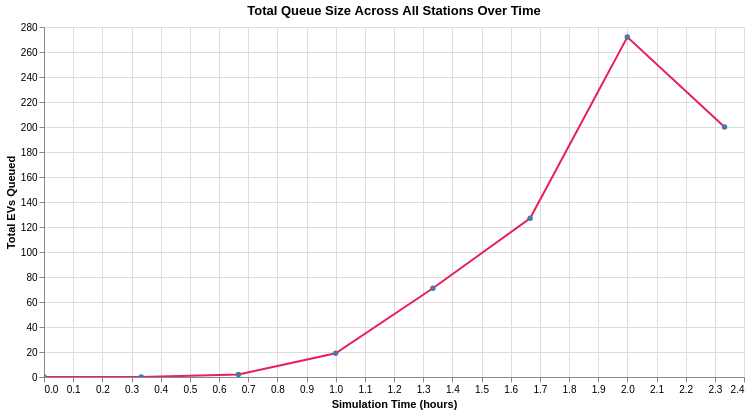

Source (notebook cell):
### Markdown cell above
## Queue Size

### Code cell
# Total queue size across all stations over sim time
queue_time = (
    stations
    .group_by('SimHour')
    .agg(pl.col('TotalQueueSize').sum().alias('TotalQueued'))
    .sort('SimHour')
    .to_pandas()
)

alt.Chart(queue_time).mark_line(point=True, color='#e91e63', strokeWidth=2).encode(
    x=alt.X('SimHour:Q', title='Simulation Time (hours)'),
    y=alt.Y('TotalQueued:Q', title='Total EVs Queued'),
    tooltip=[
        alt.Tooltip('SimHour:Q', title='Hour'),
        alt.Tooltip('TotalQueued:Q', title='EVs Queued'),
    ]
).properties(
    title='Total Queue Size Across All Stations Over Time',
    width=700, height=350
).interactive()

### Figure 1 — Vega specification as saved in the notebook (floating-point values rounded to 4 significant figures)
{"$schema": "https://vega.github.io/schema/vega/v6.json", "data": [{"name": "param_1e9efca18e7a2868_store"}, {"name": "source_0", "values": [{"SimHour": 0.0, "TotalQueued": 0}, {"SimHour": 0.3333, "TotalQueued": 0}, {"SimHour": 0.6667, "TotalQueued": 2}, {"SimHour": 1.0, "TotalQueued": 19}, {"SimHour": 1.333, "TotalQueued": 71}, {"SimHour": 1.667, "TotalQueued": 127}, {"SimHour": 2.0, "TotalQueued": 272}, {"SimHour": 2.333, "TotalQueued": 200}]}, {"name": "data_0", "values": [{"SimHour": 0.0, "TotalQueued": 0}, {"SimHour": 0.3333, "TotalQueued": 0}, {"SimHour": 0.6667, "TotalQueued": 2}, {"SimHour": 1.0, "TotalQueued": 19}, {"SimHour": 1.333, "TotalQueued": 71}, {"SimHour": 1.667, "TotalQueued": 127}, {"SimHour": 2.0, "TotalQueued": 272}, {"SimHour": 2.333, "TotalQueued": 200}]}], "signals": [{"name": "unit", "value": {}, "on": [{"events": "pointermove", "update": "isTuple(group()) ? group() : unit"}]}, {"name": "param_1e9efca18e7a2868", "update": "vlSelectionResolve(\"param_1e9efca18e7a2868_store\", \"union\")"}, {"name": "param_1e9efca18e7a2868_SimHour", "on": [{"events": [{"source": "view", "type": "dblclick"}], "update": "null"}, {"events": {"signal": "param_1e9efca18e7a2868_translate_delta"}, "update": "panLinear(param_1e9efca18e7a2868_translate_anchor.extent_x, -param_1e9efca18e7a2868_translate_delta.x / width)"}, {"events": {"signal": "param_1e9efca18e7a2868_zoom_delta"}, "update": "zoomLinear(domain(\"x\"), param_1e9efca18e7a2868_zoom_anchor.x, param_1e9efca18e7a2868_zoom_delta)"}]}, {"name": "param_1e9efca18e7a2868_TotalQueued", "on": [{"events": [{"source": "view", "type": "dblclick"}], "update": "null"}, {"events": {"signal": "param_1e9efca18e7a2868_translate_delta"}, "update": "panLinear(param_1e9efca18e7a2868_translate_anchor.extent_y, param_1e9efca18e7a2868_translate_delta.y / height)"}, {"events": {"signal": "param_1e9efca18e7a2868_zoom_delta"}, "update": "zoomLinear(domain(\"y\"), param_1e9efca18e7a2868_zoom_anchor.y, param_1e9efca18e7a2868_zoom_delta)"}]}, {"name": "param_1e9efca18e7a2868_tuple", "on": [{"events": [{"signal": "param_1e9efca18e7a2868_SimHour || param_1e9efca18e7a2868_TotalQueued"}], "update": "param_1e9efca18e7a2868_SimHour && param_1e9efca18e7a2868_TotalQueued ? {unit: \"layer_0\", fields: param_1e9efca18e7a2868_tuple_fields, values: [param_1e9efca18e7a2868_SimHour,param_1e9efca18e7a2868_TotalQueued]} : null"}]}, {"name": "param_1e9efca18e7a2868_tuple_fields", "value": [{"field": "SimHour", "channel": "x", "type": "R"}, {"field": "TotalQueued", "channel": "y", "type": "R"}]}, {"name": "param_1e9efca18e7a2868_translate_anchor", "value": {}, "on": [{"events": [{"source": "scope", "type": "pointerdown"}], "update": "{x: x(unit), y: y(unit), extent_x: domain(\"x\"), extent_y: domain(\"y\")}"}]}, {"name": "param_1e9efca18e7a2868_translate_delta", "value": {}, "on": [{"events": [{"source": "window", "between": [{"source": "scope", "type": "pointerdown"}, {"source": "window", "type": "pointerup"}], "type": "pointermove", "consume": true}], "update": "{x: param_1e9efca18e7a2868_translate_anchor.x - x(unit), y: param_1e9efca18e7a2868_translate_anchor.y - y(unit)}"}]}, {"name": "param_1e9efca18e7a2868_zoom_anchor", "on": [{"events": [{"source": "scope", "type": "wheel", "consume": true}], "update": "{x: invert(\"x\", x(unit)), y: invert(\"y\", y(unit))}"}]}, {"name": "param_1e9efca18e7a2868_zoom_delta", "on": [{"events": [{"source": "scope", "type": "wheel", "consume": true}], "update": "pow(1.001, event.deltaY * pow(16, event.deltaMode))", "force": true}]}, {"name": "param_1e9efca18e7a2868_modify", "on": [{"events": {"signal": "param_1e9efca18e7a2868_tuple"}, "update": "modify(\"param_1e9efca18e7a2868_store\", param_1e9efca18e7a2868_tuple, true)"}]}], "marks": [{"type": "line", "name": "layer_0_marks", "from": {"data": "source_0"}, "sort": {"field": "x"}, "encode": {"update": {"y": {"field": "TotalQueued", "scale": "y"}, "x": {"field": "SimHour", "scale": "x"}, "defined": {"signal": "isValid(datum[\"SimHour\"]) && isFinite(+datum[\"SimHour\"]) && isValid(datum[\"TotalQueued\"]) && isFinite(+datum[\"TotalQueued\"])"}, "strokeWidth": {"value": 2}, "tooltip": {"signal": "{\"Hour\": format(datum[\"SimHour\"], \"\"), \"EVs Queued\": format(datum[\"TotalQueued\"], \"\")}"}, "stroke": {"value": "#e91e63"}}}, "interactive": true, "style": ["line"], "clip": true}, {"type": "symbol", "name": "layer_1_marks", "from": {"data": "data_0"}, "encode": {"update": {"opacity": {"value": 1}, "x": {"field": "SimHour", "scale": "x"}, "y": {"field": "TotalQueued", "scale": "y"}, "tooltip": {"signal": "{\"Hour\": format(datum[\"SimHour\"], \"\"), \"EVs Queued\": format(datum[\"TotalQueued\"], \"\")}"}, "fill": {"value": "#4c78a8"}}}, "clip": true, "interactive": true, "style": ["point"]}], "scales": [{"name": "x", "type": "linear", "domain": {"fields": [{"data": "source_0", "field": "SimHour"}, {"data": "data_0", "field": "SimHour"}]}, "range": [0, {"signal": "width"}], "domainRaw": {"signal": "param_1e9efca18e7a2868[\"SimHour\"]"}, "zero": false, "nice": true}, {"name": "y", "type": "linear", "domain": {"fields": [{"data": "source_0", "field": "TotalQueued"}, {"data": "data_0", "field": "TotalQueued"}]}, "range": [{"signal": "height"}, 0], "zero": true, "domainRaw": {"signal": "param_1e9efca18e7a2868[\"TotalQueued\"]"}, "nice": true}], "axes": [{"scale": "x", "ticks": false, "aria": false, "grid": true, "maxExtent": 0, "zindex": 0, "orient": "bottom", "tickCount": {"signal": "ceil(width/40)"}, "labels": false, "domain": false, "minExtent": 0, "gridScale": "y"}, {"scale": "y", "aria": false, "ticks": false, "grid": true, "tickCount": {"signal": "ceil(height/40)"}, "domain": false, "maxExtent": 0, "gridScale": "x", "labels": false, "zindex": 0, "minExtent": 0, "orient": "left"}, {"scale": "x", "title": "Simulation Time (hours)", "zindex": 0, "grid": false, "orient": "bottom", "labelOverlap": true, "tickCount": {"signal": "ceil(width/40)"}, "labelFlush": true}, {"scale": "y", "tickCount": {"signal": "ceil(height/40)"}, "title": "Total EVs Queued", "zindex": 0, "orient": "left", "grid": false, "labelOverlap": true}], "title": {"text": "Total Queue Size Across All Stations Over Time", "frame": "group"}, "background": "white", "style": "cell", "padding": 5, "height": 350, "width": 700}
